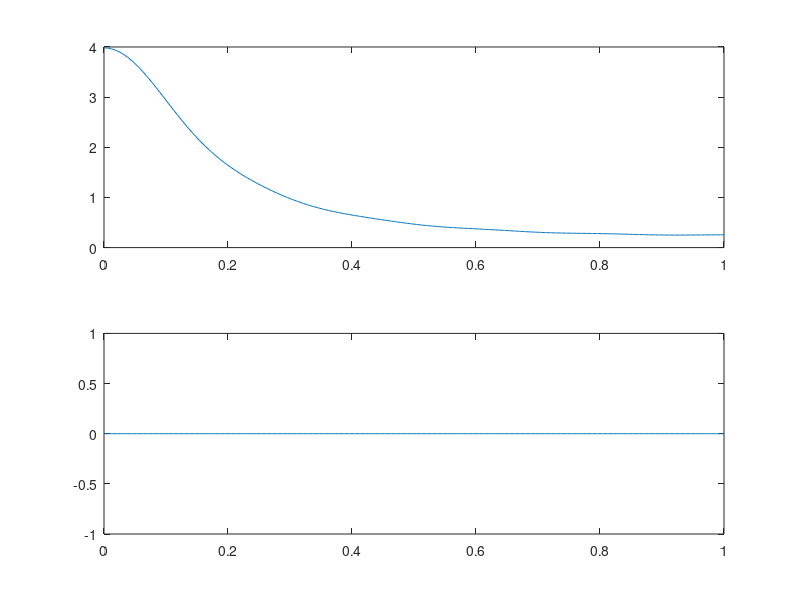

MATLAB code to generate this figure:
w2 = [0:500]/500 * pi;
X2 = (0.64 - 2 * (0.6)^11 * cos(11 * w2) + 2*(0.6)^12*cos(10*w2)) ./ (1.36 - 1.2*cos(w2));
magX2 = abs(X2);
angX2 = angle(X2);

subplot(2, 1, 1); plot(w2/pi, magX2);
subplot(2, 1, 2); plot(w2/pi, angX2*180/pi);
